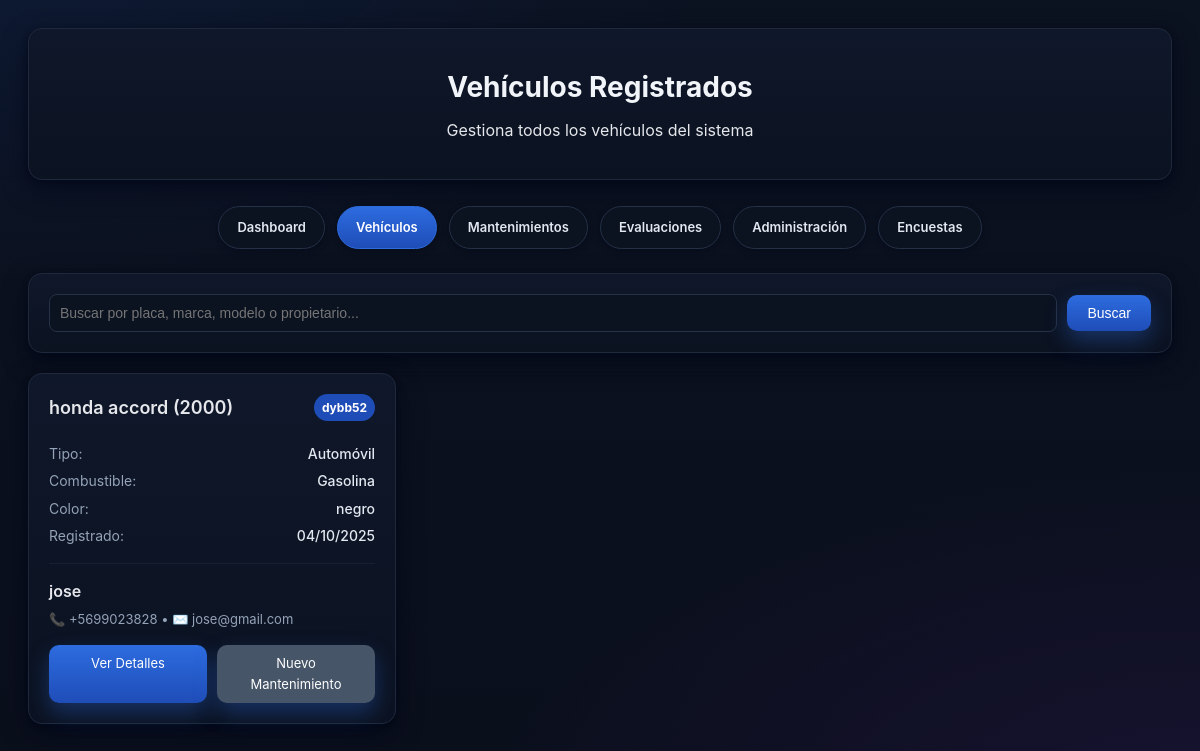
/vehicles/, run on the app's committed database.
### mantencion/models.py (models this page shows, shortened)
class Vehicle(models.Model):
    VEHICLE_TYPES = [
        ('car', 'Automóvil'),
        ('truck', 'Camión'),
        ('motorcycle', 'Motocicleta'),
        ('bus', 'Autobús'),
        ('van', 'Van'),
    ]
    FUEL_TYPES = [
        ('gasoline', 'Gasolina'),
        ('diesel', 'Diésel'),
        ('electric', 'Eléctrico'),
        ('hybrid', 'Híbrido'),
        ('lpg', 'GLP'),
    ]
    license_plate = models.CharField(max_length=20, unique=True, verbose_name='Placa')
    brand = models.CharField(max_length=50, verbose_name='Marca')
    model = models.CharField(max_length=50, verbose_name='Modelo')
    year = models.IntegerField(verbose_name='Año')
    vehicle_type = models.CharField(max_length=20, choices=VEHICLE_TYPES, verbose_name='Tipo de Vehículo')
    fuel_type = models.CharField(max_length=20, choices=FUEL_TYPES, verbose_name='Tipo de Combustible')
    color = models.CharField(max_length=30, verbose_name='Color')
    owner_name = models.CharField(max_length=100, verbose_name='Nombre del Propietario')
    owner_phone = models.CharField(max_length=20, verbose_name='Teléfono')
    owner_email = models.EmailField(blank=True, verbose_name='Email')
    created_at = models.DateTimeField(auto_now_add=True, verbose_name='Fecha de Registro')
    class Meta:
        verbose_name = 'Vehículo'
        verbose_name_plural = 'Vehículos'
        ordering = ['-created_at']
    def get_full_name(self):
        return f"{self.brand} {self.model} ({self.year})"

### mantencion/views.py (the view, shortened to what this page needs)
# urls.py: path('vehicles/', views.VehicleListView.as_view(), name='vehicle_list'),
class VehicleListView(generic.ListView):
    model = Vehicle
    template_name = 'mantecion/vehicle_list.html'
    context_object_name = 'vehicles'
    paginate_by = 10
    def get_queryset(self):
        queryset = Vehicle.objects.all()
        search = self.request.GET.get('search')
        return queryset

### templates/mantecion/vehicle_list.html (shortened to what this page needs)
<!DOCTYPE html>
<html lang="es">
<head>
</head>
<body>
    <div class="container">
        <div class="header">
            <h1>Vehículos Registrados</h1>
            <p>Gestiona todos los vehículos del sistema</p>
        </div>
        <div class="nav-menu">
            <a href="{% url 'mantencion:dashboard' %}" class="nav-button">Dashboard</a>
            <a href="{% url 'mantencion:vehicle_list' %}" class="nav-button active">Vehículos</a>
            <a href="{% url 'mantencion:maintenance_list' %}" class="nav-button">Mantenimientos</a>
            <a href="{% url 'mantencion:evaluation_list' %}" class="nav-button">Evaluaciones</a>
            <a href="/admin/" class="nav-button">Administración</a>
            <a href="{% url 'polls:index' %}" class="nav-button">Encuestas</a>
        </div>
        <div class="search-bar">
            <form method="get" class="search-form">
                <input type="text" name="search" placeholder="Buscar por placa, marca, modelo o propietario..."
                       value="{{ request.GET.search }}" class="search-input">
                <button type="submit" class="search-button">Buscar</button>
            </form>
        </div>
        {% if vehicles %}
            <div class="vehicle-grid">
                {% for vehicle in vehicles %}
                <div class="vehicle-card">
                    <div class="vehicle-header">
                        <div>
                            <div class="vehicle-title">{{ vehicle.get_full_name }}</div>
                        </div>
                        <div class="vehicle-plate">{{ vehicle.license_plate }}</div>
                    </div>
                    <div class="vehicle-info">
                        <div class="info-row">
                            <span class="info-label">Tipo:</span>
                            <span class="info-value">{{ vehicle.get_vehicle_type_display }}</span>
                        </div>
                        <div class="info-row">
                            <span class="info-label">Combustible:</span>
                            <span class="info-value">{{ vehicle.get_fuel_type_display }}</span>
                        </div>
                        <div class="info-row">
                            <span class="info-label">Color:</span>
                            <span class="info-value">{{ vehicle.color }}</span>
                        </div>
                        <div class="info-row">
                            <span class="info-label">Registrado:</span>
                            <span class="info-value">{{ vehicle.created_at|date:"d/m/Y" }}</span>
                        </div>
                    </div>
                    <div class="owner-info">
                        <div class="owner-name">{{ vehicle.owner_name }}</div>
                        <div class="owner-contact">
                            📞 {{ vehicle.owner_phone }}
                            {% if vehicle.owner_email %}
                                • ✉️ {{ vehicle.owner_email }}
                            {% endif %}
                        </div>
                    </div>
                    <div class="vehicle-actions">
                        <a href="{% url 'mantencion:vehicle_detail' vehicle.id %}" class="action-button">
                            Ver Detalles
                        </a>
                        <a href="/admin/mantencion/maintenance/add/?vehicle={{ vehicle.id }}" class="action-button secondary">
                            Nuevo Mantenimiento
                        </a>
                    </div>
                </div>
                {% endfor %}
            </div>
        {% endif %}
    </div>
</body>
</html>

### templates/mantecion/vehicle_list.html (style rules this page uses)
* { margin: 0; padding: 0; box-sizing: border-box; }
body { font-family: -apple-system, BlinkMacSystemFont, 'Segoe UI', Roboto, sans-serif; background: radial-gradient(1200px 600px at 0% -10%, rgba(37, 99, 235, 0.10), transparent 60%), radial-gradient(1200px 600px at 100% 110%, rgba(147, 51, 234, 0.10), transparent 60%), linear-gradient(180deg, #0b1220 0%, #0a0f1c 100%); color: #e5e7eb; line-height: 1.6; -webkit-font-smoothing: antialiased; -moz-osx-font-smoothing: grayscale; }
.container { max-width: 1200px; margin: 0 auto; padding: 28px; }
.header { background: linear-gradient(180deg, #0f172a 0%, #0b1220 100%); border: 1px solid #1e293b; border-radius: 14px; padding: 36px; margin-bottom: 26px; text-align: center; box-shadow: 0 10px 24px rgba(2, 6, 23, 0.60), 0 2px 6px rgba(2, 6, 23, 0.40); }
.header h1 { font-size: 28px; font-weight: 700; color: #f1f5f9; margin-bottom: 8px; }
.nav-menu { display: flex; gap: 12px; margin-bottom: 24px; flex-wrap: wrap; justify-content: center; }
.nav-button { background: #0b1220; color: #e2e8f0; padding: 10px 18px; border: 1px solid #243146; border-radius: 999px; text-decoration: none; font-size: 13px; font-weight: 600; transition: all 0.2s ease; box-shadow: 0 2px 6px rgba(2, 6, 23, 0.45); }
.nav-button.active { background: linear-gradient(180deg, #2d6cdf 0%, #1f4db8 100%); color: #ffffff; border-color: #2d6cdf; }
.search-bar { background: linear-gradient(180deg, #0f172a 0%, #0b1220 100%); border: 1px solid #1e293b; border-radius: 14px; padding: 20px; margin-bottom: 20px; box-shadow: 0 10px 24px rgba(2, 6, 23, 0.60), 0 2px 6px rgba(2, 6, 23, 0.40); }
.search-form { display: flex; gap: 10px; align-items: center; }
.search-input { flex: 1; padding: 10px; border: 1px solid #243146; border-radius: 8px; font-size: 14px; background: #0b1220; color: #e5e7eb; }
.search-button { background: linear-gradient(180deg, #2d6cdf 0%, #1f4db8 100%); color: white; border: none; padding: 10px 20px; border-radius: 10px; cursor: pointer; font-size: 14px; box-shadow: 0 10px 22px rgba(45, 108, 223, 0.35); }
.vehicle-grid { display: grid; grid-template-columns: repeat(auto-fill, minmax(350px, 1fr)); gap: 20px; }
.vehicle-card { background: linear-gradient(180deg, #0f172a 0%, #0b1220 100%); border: 1px solid #1e293b; border-radius: 14px; padding: 20px; transition: transform 0.2s ease, box-shadow 0.2s ease; box-shadow: 0 10px 24px rgba(2, 6, 23, 0.60), 0 2px 6px rgba(2, 6, 23, 0.40); }
.vehicle-header { display: flex; justify-content: space-between; align-items: flex-start; margin-bottom: 15px; }
.vehicle-title { font-size: 18px; font-weight: 600; color: #e5e7eb; margin-bottom: 5px; }
.vehicle-plate { background: #1f4db8; color: white; padding: 4px 8px; border-radius: 999px; font-size: 12px; font-weight: 700; }
.vehicle-info { margin-bottom: 15px; }
.info-row { display: flex; justify-content: space-between; margin-bottom: 5px; font-size: 14px; }
.info-label { color: #94a3b8; }
.info-value { color: #e2e8f0; font-weight: 500; }
.owner-info { border-top: 1px solid #172132; padding-top: 15px; margin-top: 15px; }
.owner-name { font-weight: 600; color: #e5e7eb; margin-bottom: 5px; }
.owner-contact { color: #94a3b8; font-size: 13px; }
.vehicle-actions { display: flex; gap: 10px; margin-top: 15px; }
.action-button { flex: 1; background: linear-gradient(180deg, #2d6cdf 0%, #1f4db8 100%); color: white; border: none; padding: 8px 12px; border-radius: 10px; text-decoration: none; text-align: center; font-size: 13px; transition: background 0.2s ease; box-shadow: 0 10px 22px rgba(45, 108, 223, 0.35); }
.action-button.secondary { background: #475569; }

### data on the page
Vehicle: get_full_name "honda accord (2000)", license_plate "dybb52", vehicle_type "Automóvil", fuel_type "Gasolina", color "negro", created_at "04/10/2025", owner_name "jose", owner_phone "+5699023828", owner_email "jose@gmail.com"
